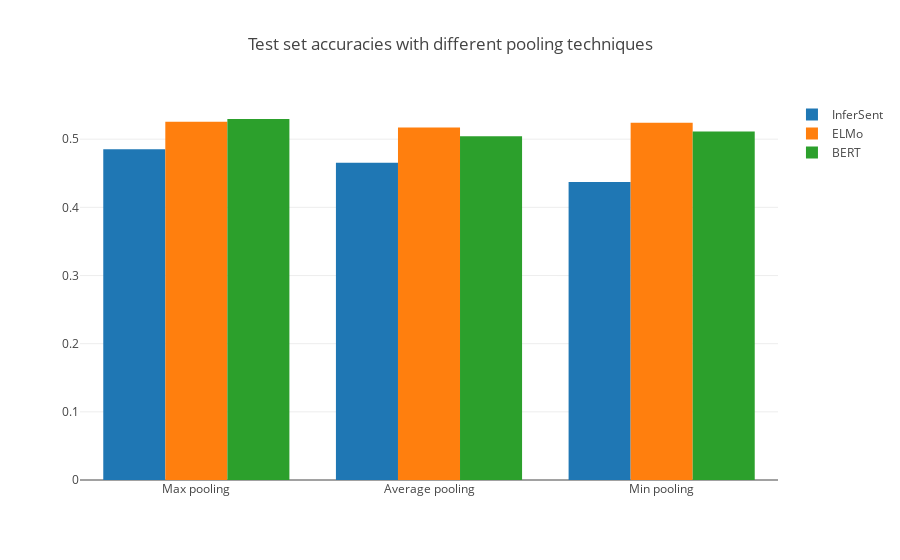

Source (notebook cell):
### Code cell
infersent_data = go.Bar(
    x = ['Max pooling', 'Average pooling', 'Min pooling'],
    y = [0.4853754940711462, 0.46561264822134385, 0.43715415019762843],
    name = 'InferSent'
)

elmo_data = go.Bar(
    x = ['Max pooling', 'Average pooling', 'Min pooling'],
    y = [0.525691699604743, 0.51699604743083, 0.5241106719367589],
    name = 'ELMo'
)

bert_data = go.Bar(
    x = ['Max pooling', 'Average pooling', 'Min pooling'],
    y = [0.5296442687747036, 0.5043478260869565, 0.5114624505928854],
    name = 'BERT'
)

data = [infersent_data, elmo_data, bert_data]
layout = go.Layout(
    barmode = 'group',
    title = 'Test set accuracies on logistic regression with different pooling techniques'
)

fig = go.Figure(data = data, layout = layout)
iplot(fig)

### Figure 1 — Plotly figure (JSON) as saved in the notebook; plotly's stock layout.template omitted (floating-point values rounded to 4 significant figures)
{"data": [{"name": "InferSent", "type": "bar", "uid": "537add83-7f8c-4251-af11-f0e2d9d3b555", "x": ["Max pooling", "Average pooling", "Min pooling"], "y": [0.4854, 0.4656, 0.4372]}, {"name": "ELMo", "type": "bar", "uid": "7477ff62-de3b-47a6-bac9-6c8953ce2d74", "x": ["Max pooling", "Average pooling", "Min pooling"], "y": [0.5257, 0.517, 0.5241]}, {"name": "BERT", "type": "bar", "uid": "d3e000d4-395f-4071-8203-efaacd9e856c", "x": ["Max pooling", "Average pooling", "Min pooling"], "y": [0.5296, 0.5043, 0.5115]}], "layout": {"barmode": "group", "title": {"text": "Test set accuracies with different pooling techniques"}}}
